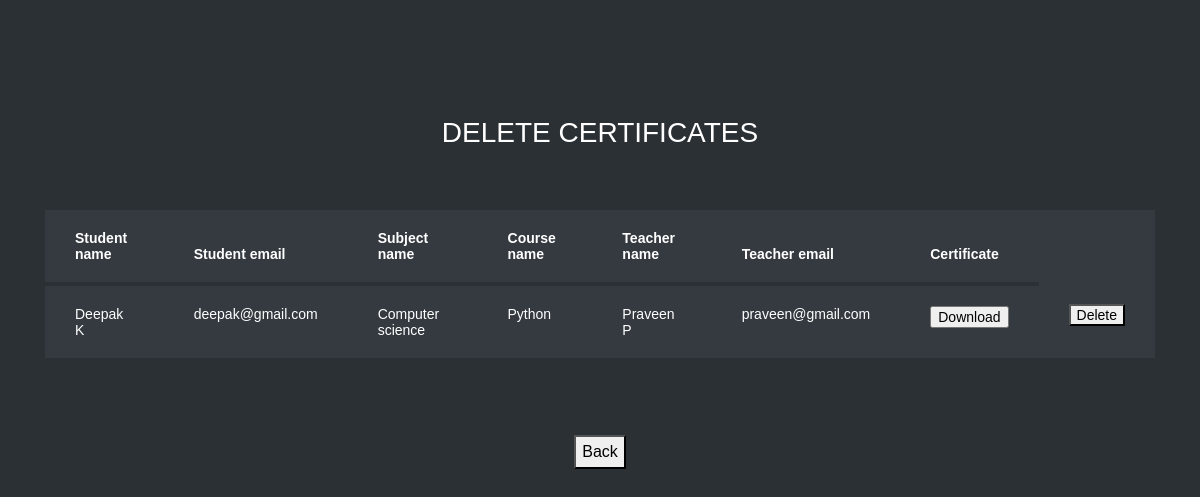
/del_cer, run on the app's committed database.
### learn/models.py (models this page shows, shortened)
class Enrollment(models.Model):
    Pending_days = models.IntegerField(null=True)
    Enrollment_date = models.DateField(auto_now_add=True, null=True)
    Teacher_response = models.CharField(max_length=200, null=True)
    Course_completion_status = models.CharField(max_length=200, null=True)
    Payment_status = models.CharField(max_length=200, null=True)
    Certificate = models.FileField(null=True)
    notify = models.CharField(max_length=200, null = True)
    enrol_reg = models.ForeignKey(Registration, on_delete=models.SET_NULL, null = True, related_name = 'student_enrolled')
    enrol_tea = models.ForeignKey(Registration, on_delete=models.SET_NULL, null=True, related_name='teacher_teaching')
    enrol_cou = models.ForeignKey(Course, on_delete=models.CASCADE, null=True, related_name='course_enrolled')

class Registration(models.Model):
    Password = models.CharField(max_length=200, null=True)
    Registration_date = models.DateField(auto_now_add=True, null=True)
    Num_of_courses_enrolled = models.IntegerField(null=True)
    Num_of_courses_completed = models.IntegerField(null=True)
    Qualification = models.TextField(null=True)
    Introduction_brief = models.TextField(null=True)
    Image = models.ImageField(upload_to='media', null=True)
    Num_of_enrolled_students = models.IntegerField(null=True)
    Average_review_rating = models.IntegerField(null=True)
    Num_of_reviews = models.IntegerField(null=True)
    About_website = models.TextField(null=True)
    Registration_fee = models.IntegerField(null=True)
    User_role = models.CharField(max_length=200, null=True)
    user = models.OneToOneField(User,on_delete = models.CASCADE, null = True)

class Course(models.Model):
    Course_title = models.CharField(max_length=200, null=True)
    Course_brief = models.TextField(null=True)
    Course_duration = models.IntegerField(null=True)
    Course_fee = models.FloatField(null=True)
    Language = models.CharField(max_length=200, null=True)
    cou_cat = models.ForeignKey(Category, on_delete=models.CASCADE, null=True,related_name = 'Course_to_category')
    cou_reg = models.ForeignKey(Registration, on_delete=models.SET_NULL, null=True, related_name = 'Course_to_registration')

class Category(models.Model):
    Category_title = models.CharField(max_length=200, null=True)
    Image = models.ImageField(null=True)

### learn/views.py (the view)
# urls.py: path('del_cer', learn.views.del_cer, name='del_cer'),
def del_cer(request):
    df = Enrollment.objects.all().exclude(Certificate = '')
    return render(request,'del_cer.html',{'df':df})

### Template/del_cer.html (shortened to what this page needs)
{% load static %}
<html lang="en">
  <head>
	<link rel="stylesheet" href="https://stackpath.bootstrapcdn.com/font-awesome/4.7.0/css/font-awesome.min.css">
	<link rel="stylesheet" href="{% static 'tabble/css/style.css' %}">
	</head>
	<body>
	<section class="ftco-section">
		<div class="container">
			<div class="row justify-content-center">
				<div class="col-md-6 text-center mb-5">
					<h2 class="heading-section">DELETE CERTIFICATES</h2>
				</div>
			</div>
			{% if df %}
			<div class="row">
				<div class="col-md-12">
					<div class="table-wrap">
						<table class="table table-bordered table-dark table-hover">
						  <thead>
						    <tr>
                                <th>
                                    Student name
                                </th>
                                <th>
                                    Student email
                                </th>
                                <th>
                                    Subject name
                                </th>
                                <th>
                                    Course name
                                </th>
                                <th>
                                    Teacher name
                                </th>
                                <th>
                                    Teacher email
                                </th>
                                <th>
                                    Certificate
                                </th>
						    </tr>
						  </thead>
						  <tbody>
						  {% for i in df %}
						    <tr>
                                <td>
                                    {{i.enrol_reg.user.first_name}} {{i.enrol_reg.user.last_name}}
                                </td>
                                <td>
                                    {{i.enrol_reg.user.email}}
                                </td>
                                <td>
                                    {{i.enrol_cou.cou_cat.Category_title}}
                                </td>
                                <td>
                                    {{i.enrol_cou.Course_title}}
                                </td>
                                <td>
                                    {{i.enrol_tea.user.first_name}} {{i.enrol_tea.user.last_name}}
                                </td>
                                <td>
                                    {{i.enrol_tea.user.email}}
                                </td>
                                <td>
                                    <a href="{{i.Certificate.url}}" download="">
                                         <input type="button" id="btn" value="Download"/>
                                    </a>
                                </td>
                                <td>
                                    <button type="button" onclick="location.href='{% url 'delete_cert' i.id %}'" name='del'>Delete</button>
                                </td>
						    </tr>
						  {% endfor %}
						  </tbody>
						</table>
					</div>
				</div>
			</div>
			{% else %}
			<h1 align="center" style="color:blue">No certificates available</h1>
			{% endif %}
		</div>
		<br><br>
		<div align="center">
			<button type="submit" onclick="location.href='{% url 'admin_home' %}'" name='mybtn2'>Back</button>
		</div>
	</section>
	</body>
</html>

### data on the page
Enrollment: enrol_reg.user.first_name "Deepak", enrol_reg.user.last_name "K", enrol_reg.user.email "deepak@gmail.com", enrol_cou.cou_cat.Category_title "Computer science", enrol_cou.Course_title "Python", enrol_tea.user.first_name "Praveen", enrol_tea.user.last_name "P", enrol_tea.user.email "praveen@gmail.com"
